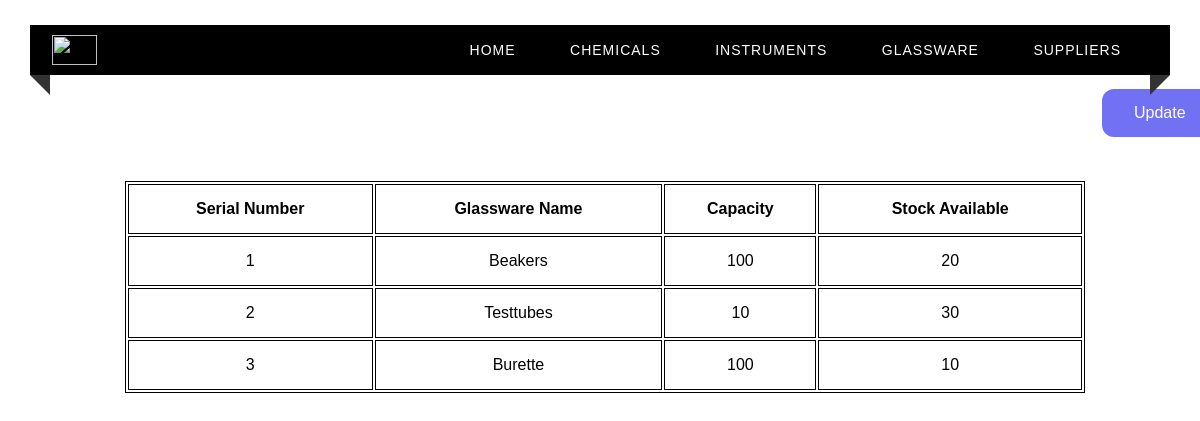
/glassware, run on the app's committed database.
### tables this page shows
CREATE TABLE GLASSWARE(
    Sno INTEGER UNIQUE ,
    Glass_Name VARCHAR(50) primary key,
    Capacity VARCHAR(10),
    Quantiy_Available integer(3)
);

### app.py (the view)
@app.route("/glassware")
def glassware() :
    c = get_db()
    cur = c.cursor()
    cur.execute("SELECT * from GLASSWARE")
    return render_template("glassware.html", test = cur.fetchall())

### app.py (called while the page is built)
def get_db():
    db = getattr(g, '_database', None)
    if db is None:
        db = g._database = sqlite3.connect(DATABASE)
    return db

@app.teardown_appcontext
def close_connection(exception):
    db = getattr(g, '_database', None)
    if db is not None:
        db.close()

### templates/glassware.html (shortened to what this page needs)
<html>
<head>
    <link rel="stylesheet" type="text/css" href="../static/home.css">
</head>
<body>
<div class="custom-padding">
        <nav>
            <div class="logo"><img src = "../static/nieLogo.png" width = "45px", height = "30px"></div>
            <ul class="menu-area">
                <li><a href="/">Home</a></li>
                <li><a href="/chemicals">Chemicals</a></li>
                <li><a href="/instruments">Instruments</a></li>
                <li><a href="/glassware">Glassware</a></li>
                <li><a href="/suppliers">Suppliers</a></li>
            </ul>
        </nav>
        <a href="/login" class="button">Update</a>
        <div class="tab">
          <table align="center" style="margin-left : 125px; margin-top : 50px;">
              <th>Serial Number</th>
              <th>Glassware Name </th>
              <th>Capacity</th>
              <th>Stock Available</th>
            {% for row in test %}
            <tr>
                <td> {{ row[0] }}</td>
                <td> {{ row[1] }}</td>
                <td> {{ row[2] }}</td>
                <td> {{ row[3] }}</td>
            </tr>
            {% endfor %}
          </table>
        </div>
    </div>
</body>
</html>

### static/home.css (style rules this page uses)
* { margin: 0; padding: 0; outline: 0; box-sizing: border-box; }
body { background-image: url(books4.png) no-repeat center fixed; background-size: cover; background-position: center; }
.menu-area li a { text-decoration: none; }
.menu-area li { list-style-type: none; }
.custom-padding { padding-top: 25px; }
nav { position: relative; width: calc(100% - 60px); margin: 0 auto; padding: 10px 0; background: #000000; z-index: 1; text-align: right; padding-right: 2%; font-family: sans-serif; }
.logo { width: 15%; float: left; text-transform: uppercase; color: #fff; font-size: 25px; text-align: left; padding-left: 2%; }
.menu-area li { display: inline-block; }
.menu-area a { color: #fff; font-weight: 300; letter-spacing: 1px; text-transform: uppercase; display: block; padding: 0 25px; font-size: 14px; line-height: 30px; position: relative; z-index: 1; }
nav:before { position: absolute; content: ''; border-top: 10px solid #333; border-right: 10px solid #333; border-left: 10px solid transparent; border-bottom: 10px solid transparent; top: 100%; left: 0; }
nav:after { position: absolute; content: ''; border-top: 10px solid #333; border-left: 10px solid #333; border-right: 10px solid transparent; border-bottom: 10px solid transparent; top: 100%; right: 0; }
body { margin: 0; padding: 0; background: url(books3.jpg) no-repeat center fixed; background-size: cover; background-position: center; font-family: sans-serif; }

### templates/glassware.html (style rules this page uses)
.button { background-color: #7171F4; border: none; color: white; padding: 15px 32px; text-align: center; text-decoration: none; display: inline-block; font-size: 16px; margin: 4px 2px; cursor: pointer; border-radius: 12px; position: relative; left: 1100px; top: 10px; }
table { width: 80%; border: 1px solid black; }
th,td { height: 50px; border: 1px solid black; text-align: center; }

### data on the page
GLASSWARE: Sno "1", Glass_Name "Beakers", Capacity "100", Quantiy_Available "20"
GLASSWARE: Sno "2", Glass_Name "Testtubes", Capacity "10", Quantiy_Available "30"
GLASSWARE: Sno "3", Glass_Name "Burette", Capacity "100", Quantiy_Available "10"
